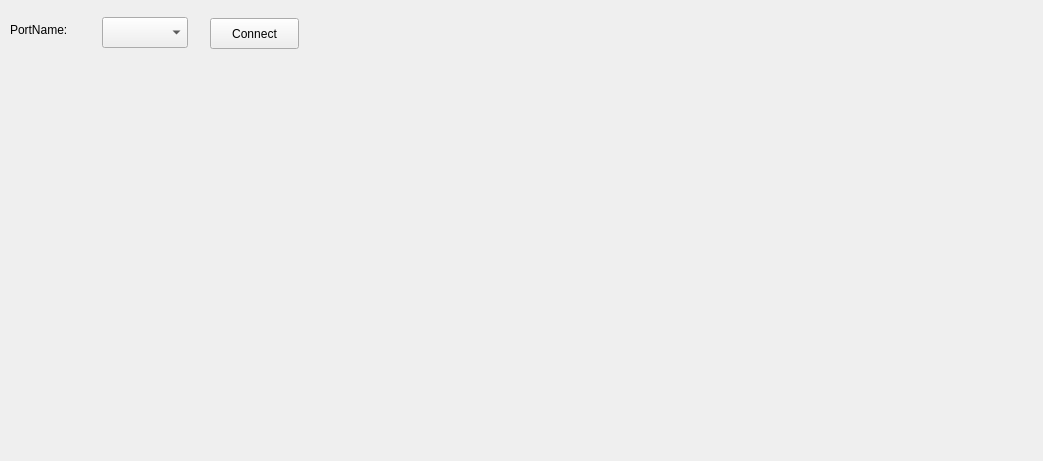
<?xml version="1.0" encoding="UTF-8"?>
<ui version="4.0">
 <class>serial_window</class>
 <widget class="QWidget" name="serial_window">
  <property name="geometry">
   <rect>
    <x>0</x>
    <y>0</y>
    <width>1043</width>
    <height>461</height>
   </rect>
  </property>
  <property name="windowTitle">
   <string>Form</string>
  </property>
  <widget class="QComboBox" name="portname">
   <property name="geometry">
    <rect>
     <x>102</x>
     <y>17</y>
     <width>86</width>
     <height>31</height>
    </rect>
   </property>
  </widget>
  <widget class="QPushButton" name="connect_btn">
   <property name="geometry">
    <rect>
     <x>210</x>
     <y>18</y>
     <width>89</width>
     <height>31</height>
    </rect>
   </property>
   <property name="text">
    <string>Connect</string>
   </property>
   <property name="checkable">
    <bool>true</bool>
   </property>
   <property name="checked">
    <bool>false</bool>
   </property>
  </widget>
  <widget class="QLabel" name="label">
   <property name="geometry">
    <rect>
     <x>10</x>
     <y>20</y>
     <width>81</width>
     <height>20</height>
    </rect>
   </property>
   <property name="text">
    <string>PortName:</string>
   </property>
  </widget>
 </widget>
 <resources/>
 <connections/>
</ui>
